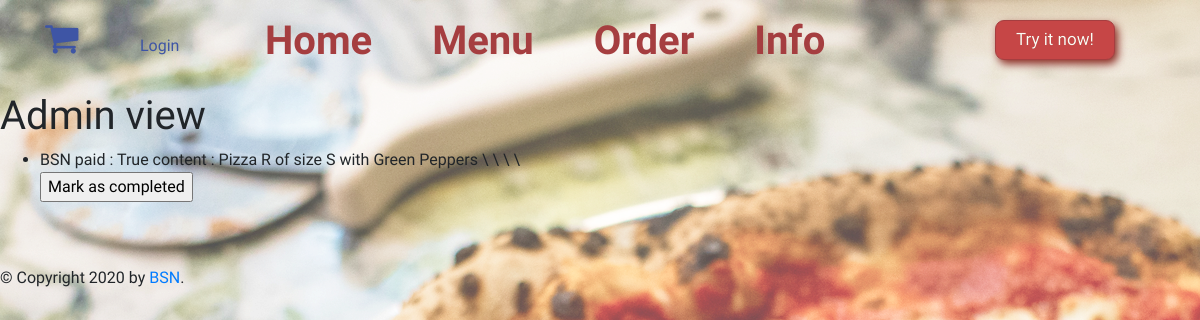
The page /monitor on the database as committed earlier.
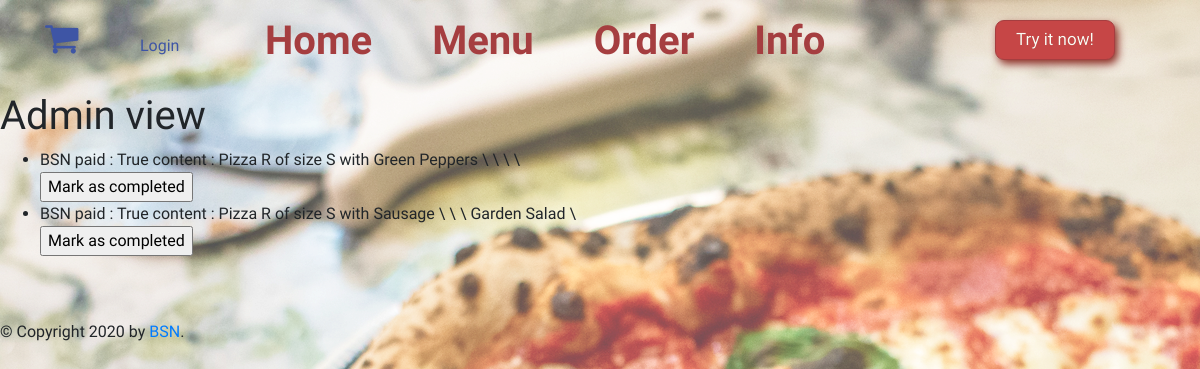
The same page on the database as committed later.
### orders/models.py (models this page shows, shortened)
class Order(models.Model):
    client = models.ForeignKey(settings.AUTH_USER_MODEL,on_delete=models.CASCADE,null=True)
    pizzas = models.ManyToManyField(Pizza)
    subs = models.ManyToManyField(Sub)
    pastas = models.ManyToManyField(Pasta, through=PastaOrder)
    salads = models.ManyToManyField(Salad, through=SaladOrder)
    plates = models.ManyToManyField(Plate)
    payment_status = models.BooleanField(default=False)
    delivered_status = models.BooleanField(default=False)
    def __str__(self):
        pizz_str = ", ".join(str(p) for p in self.pizzas.all())
        subs_str = ", ".join(str(p) for p in self.subs.all())
        pasta_str = ", ".join(str(p) for p in self.pastas.all())
        salad_str = ", ".join(str(p) for p in self.salads.all())
        plates_str = ", ".join(str(p) for p in self.plates.all())
        return f"{self.client} paid : {self.payment_status} content : {pizz_str} \ {subs_str} \ {pasta_str} \ {salad_str} \ {plates_str}"

class Pizza(models.Model):
    pizza_type = models.CharField(max_length=1, choices=PIZZA_TYPES)
    pizza_size = models.CharField(max_length=1, choices=PIZZA_SIZES)
    toppings = models.ManyToManyField(Topping, blank=True)
    def __str__(self):
        top_str=""
        for e in self.toppings.all():
            top_str+=str(e)+" "
        return f"Pizza {self.pizza_type} of size {self.pizza_size} with " + top_str

class Topping(models.Model):
    type = models.CharField(max_length=64, unique=True)
    def __str__(self):
        return f"{self.type}"

class Salad(models.Model):
    type = models.CharField(max_length=64, unique=True)
    price = models.DecimalField(max_digits=6, decimal_places=2)
    def __str__(self):
        return f"{self.type}"

### orders/views.py (the view)
# urls.py: path("monitor", views.monitor, name="monitor"),
def monitor(request):
    pending = Order.objects.filter(payment_status=True,delivered_status=False)
    return render(request,'orders/admin.html',{"orders":pending})

### orders/processors.py (called while the page is built)
def get_cart_size(request):
    n_cart=0
    if request.user.is_authenticated:
        if Order.objects.filter(client=request.user,payment_status=False).count()>0:
            o = Order.objects.get(client=request.user,payment_status=False) #TODO: tester que tout se passe bien
            cart_isfull = True
            n_cart = o.get_order_size()
        else:
            cart_isfull = False
    else:
        if 'order_id' in request.session:
            cart_isfull = True
            o = Order.objects.get(pk=request.session['order_id'])
            n_cart = o.get_order_size()
        else:
            cart_isfull = False
    return {"cart_isfull":cart_isfull,"n_cart":n_cart}

### orders/templates/orders/admin.html (shortened to what this page needs)
{% extends "orders/layout.html" %}
{% block content %}
<h1>Admin view</h1>
<ul>
  {% for order in orders%}
    <li>{{ order }}</li>
    <form action="{% url 'orders:done' order.pk %}" method="post">
      <input type="submit" value="Mark as completed">
    </form>
  {% endfor %}
</ul>
</body>
{% endblock %}

Rows that differ between the two databases and show on the page:
now on this page (row edited): Order: id+client+payment_status "BSN paid : True content : Pizza R of size S with Sausage \\ \\ \\ Garden Salad \\"
